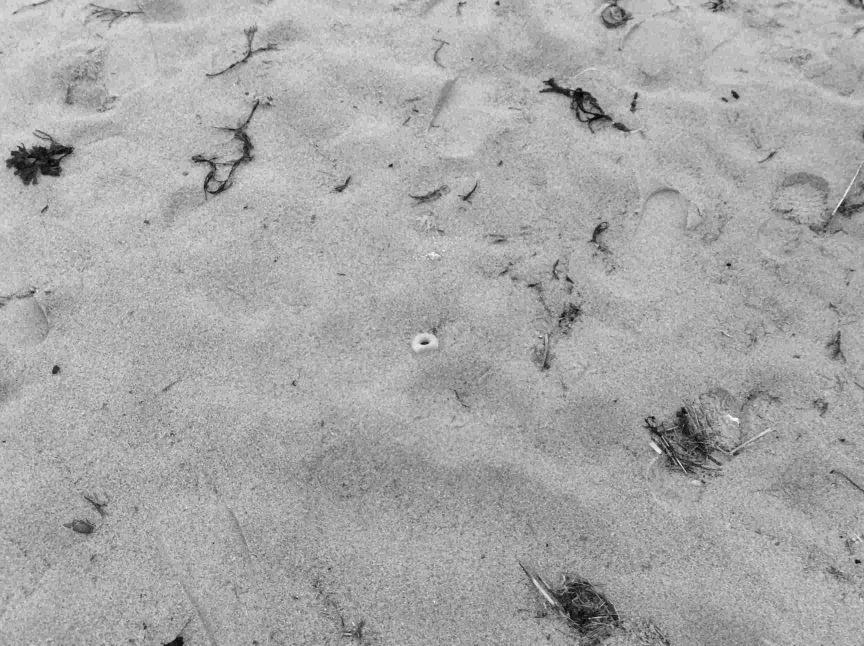
#> input picture Testing_Grounds/test.jpg, 2592 x 1936 px (shown at 1/3 size)
$ python -i helpers.py   (imports and definitions only)   (Python 2 division)
#> lines starting #> are read from the running program, lines starting #| are printed output that depends on the picture; after the words box and inside, x2 and y2 are one past the last pixel; in counts of white or black regions, pixels touching at a corner belong together
import imutils
import cv2
import numpy as np
import math
import random

# FAQ
# Q. What is "yield"?
# A. http://stackoverflow.com/questions/231767/what-does-the-yield-keyword-do


COLOR_THRESH = 150
EDGE_MIN_THRESH = 100
EDGE_MAX_THRESH = 200
TEST_CASE_SIZE = 50

def featuresForImage(img):
    color = cv2.cvtColor(colorDetect(img, COLOR_THRESH), cv2.COLOR_BGR2GRAY)
    edge = cv2.Canny(img, EDGE_MIN_THRESH, EDGE_MAX_THRESH)
    grayscale = cv2.cvtColor(img, cv2.COLOR_BGR2GRAY)
    return [color, edge, grayscale]

# [18 lines left out: functions extractFeatures, cropAndResize, not called in this run]

def colorDetect(img, thresh):

    height, width, channels = img.shape
    sand = [194, 178, 128]
    new_image = np.zeros((height,width,channels), np.uint8)

    for i in range(height):
        for j in range(width):
			px = img[i][j]
			dist_sand = math.sqrt(math.pow((px[0] - sand[0]),2) + math.pow((px[1] - sand[1]),2) + math.pow((px[2] - sand[2]),2))
			# dist_seaweed = math.sqrt(math.pow((px[0] - seaweed[0]),2) + math.pow((px[1] - seaweed[1]),2) + math.pow((px[2] - seaweed[2]),2))
			if dist_sand > thresh:
				new_image[i][j] = [255,255,255]

	return new_image

# [113 lines left out: functions getCoords, generateNegativeTestCases, generatePositiveTestCases, pyramid, sliding_window, compressJPG, not called in this run]

>>> import cv2
>>> picture = cv2.imread('test.jpg')
#> picture is the input picture: shape (1936, 2592, 3); min 0, max 255, mean 167.7
>>> result = featuresForImage(picture)
#> after the loop in colorDetect, `for i in range(height):`:
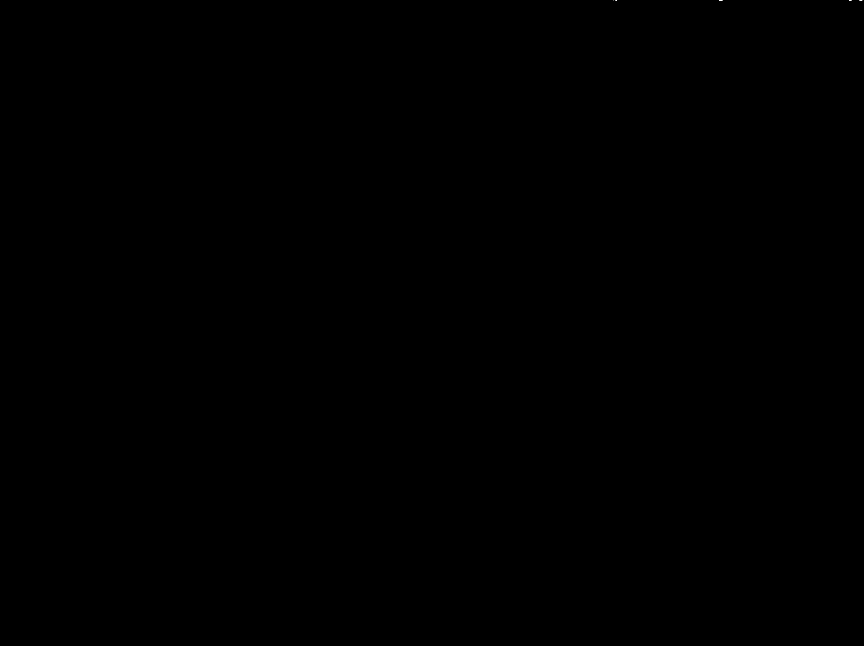
#> new_image: shape (1936, 2592, 3) (shown at 1/3 size); 0% white in thin lines or dots, all inside (x1, y1, x2, y2) = (1839, 0, 2587, 1)
#> in featuresForImage, `edge = cv2.Canny(img, EDGE_MIN_THRESH, EDGE_MAX_THRESH)`:
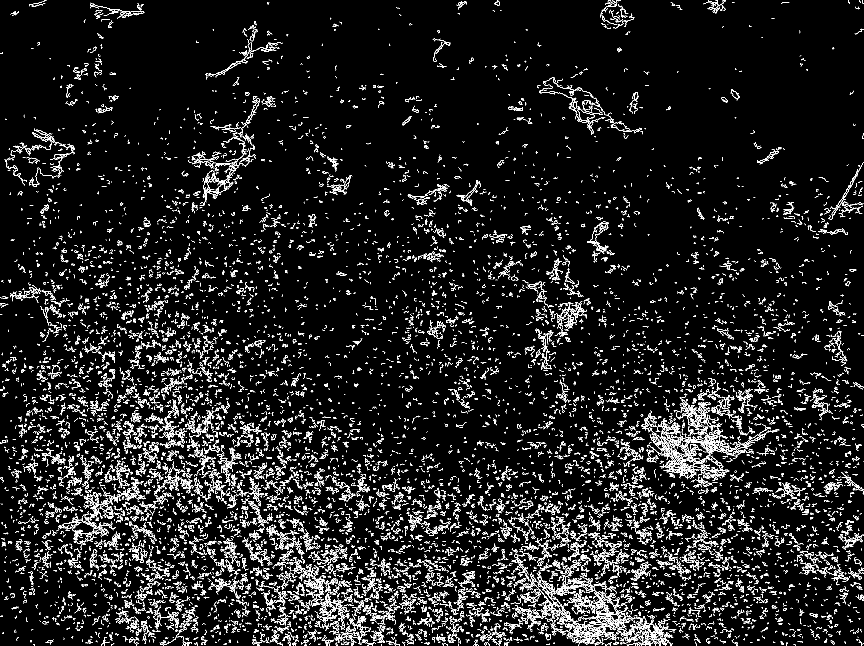
#> edge: shape (1936, 2592) (shown at 1/3 size); 5.3% white in thin lines or dots
#> result = 3 items
